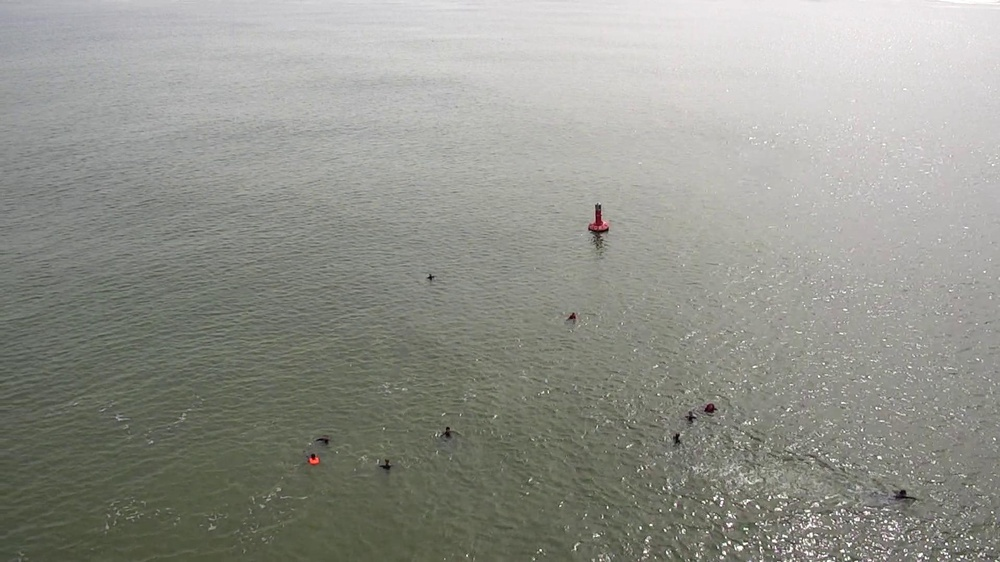
%> input picture test_data/13635.jpg, 1000 x 562 px, shrunk from 1920 x 1080 before the run
$ octave --eval "result = segment_mask(imread('../test_data/13635.jpg'));"   (GNU Octave 9; MATLAB toolbox functions it lacks are replaced by stand-ins)
%> lines starting %> are read from the running program, lines starting %| are printed output that depends on the picture; in (x1, y1, x2, y2) boxes, pixels count from 0 and x2, y2 are one past the last pixel; in counts of white or black regions, pixels touching at a corner belong together; the program's own positions count from 1
function mask = segment_mask(I)
    I_double = im2double(I);
    hsv = rgb2hsv(I_double);
%> hsv: size 562x1000x3 double; mean H, S, V 0.24, 0.0706, 0.584

    orange = (hsv(:,:,1) > 0.03 & hsv(:,:,1) < 0.15) & hsv(:,:,2) > 0.4;
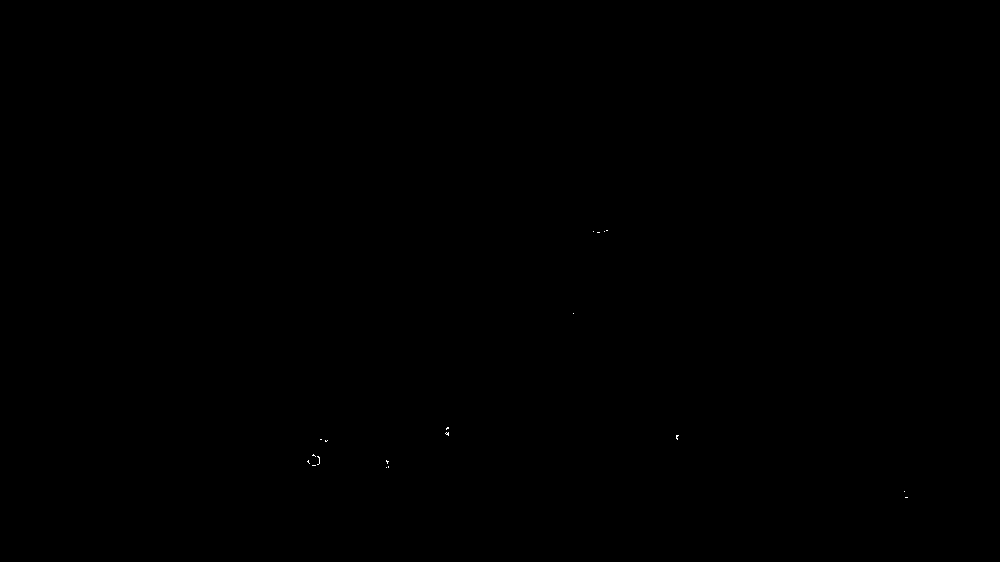
%> orange: size 562x1000 logical; 0.01% white in thin lines or dots, all inside (x1, y1, x2, y2) = (307, 230, 908, 498)
    red = (hsv(:,:,1) < 0.05 | hsv(:,:,1) > 0.95) & hsv(:,:,2) > 0.4;
%> red: size 562x1000 logical; 0.06% white; 10 white regions (7 under 20 px), largest, box (x1, y1, x2, y2) and area: (589, 210, 608, 232) 190, (308, 455, 320, 466) 100, (706, 404, 714, 412) 44

    dark_objects = hsv(:,:,3) < 0.2 & hsv(:,:,2) < 0.3;
%> dark_objects: size 562x1000 logical; 0.03% white in thin lines or dots, all inside (x1, y1, x2, y2) = (317, 205, 916, 500)

    combinedMask = orange | red | dark_objects;
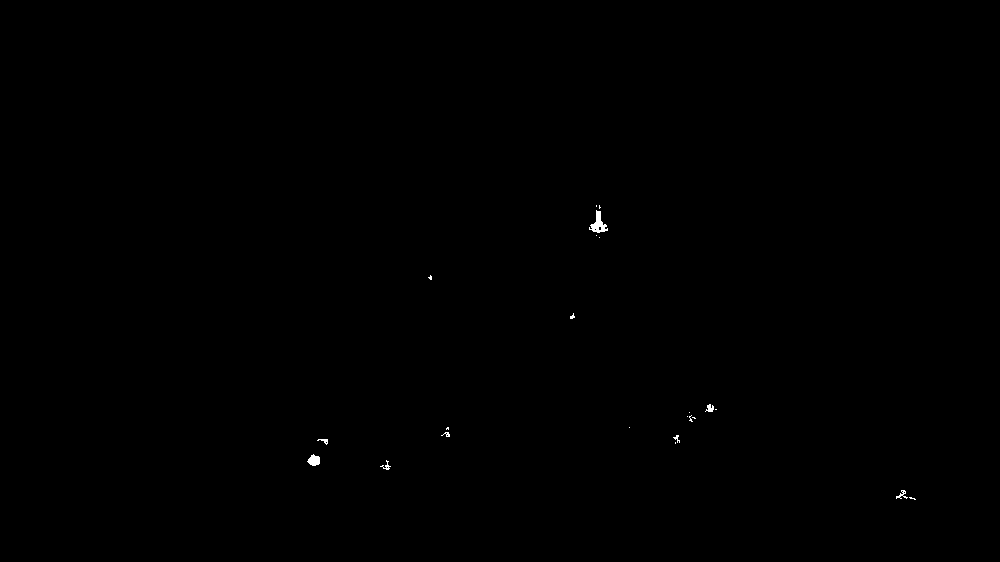
%> combinedMask: size 562x1000 logical; 0.1% white; 23 white regions (15 under 20 px), largest, box (x1, y1, x2, y2) and area: (589, 210, 608, 233) 194, (307, 454, 320, 466) 107, (705, 404, 714, 412) 45

    mask = bwareaopen(combinedMask, 20);
    mask = imclose(mask, strel('disk', 5));
%> mask: size 562x1000 logical; 0.1% white; 8 white regions, largest, box (x1, y1, x2, y2) and area: (589, 210, 608, 233) 211, (307, 454, 320, 466) 107, (896, 490, 908, 499) 69
end
